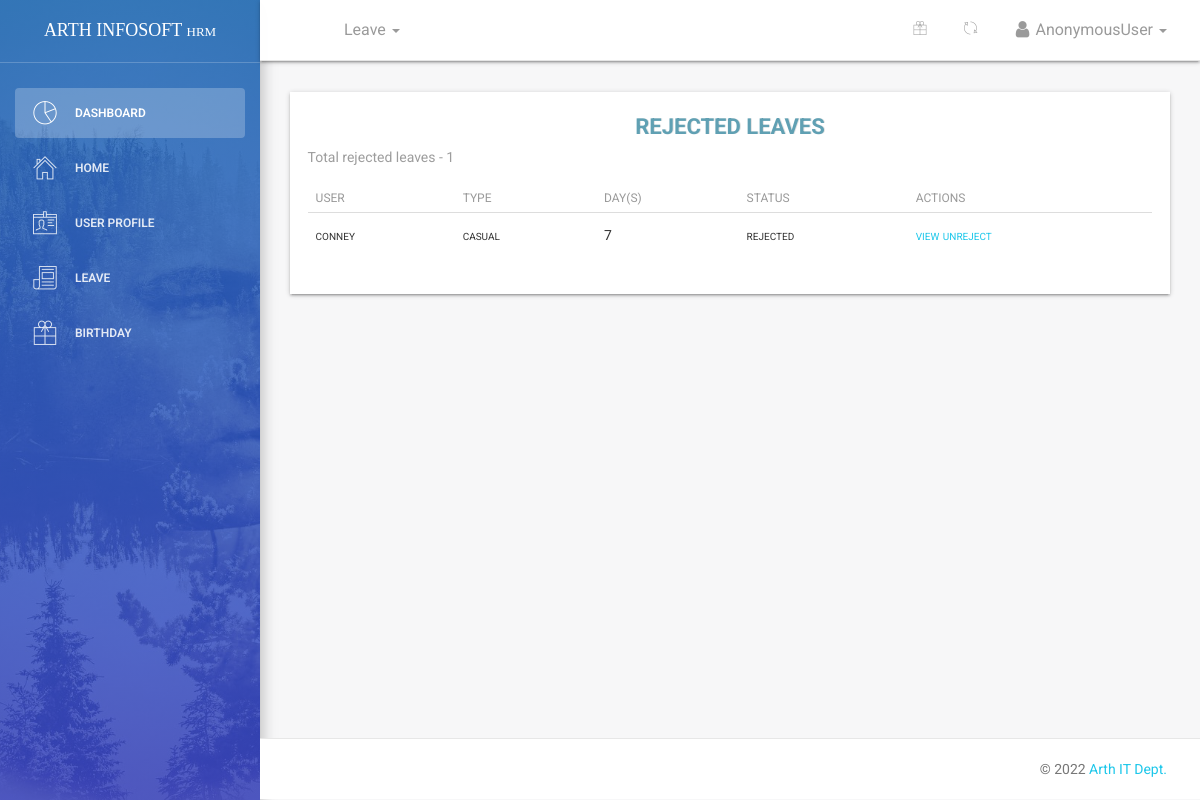
Page /dashboard/leaves/rejected/all/ on the committed database.
### leave/models.py (models this page shows, shortened)
class Leave(models.Model):
	user = models.ForeignKey(User,on_delete=models.CASCADE,default=1)
	startdate = models.DateField(verbose_name=('Start Date'),help_text='leave start date is on ..',null=True,blank=False)
	enddate = models.DateField(verbose_name=('End Date'),help_text='coming back on ...',null=True,blank=False)
	leavetype = models.CharField(choices=LEAVE_TYPE,max_length=25,default=SICK,null=True,blank=False)
	reason = models.CharField(verbose_name=('Reason for Leave'),max_length=255,help_text='add additional information for leave',null=True,blank=True)
	defaultdays = models.PositiveIntegerField(verbose_name=('Leave days per year counter'),default=DAYS,null=True,blank=True)
	status = models.CharField(max_length=12,default='pending') #pending,approved,rejected,cancelled
	is_approved = models.BooleanField(default=False) #hide
	updated = models.DateTimeField(auto_now=True, auto_now_add=False)
	created = models.DateTimeField(auto_now=False, auto_now_add=True)
	objects = LeaveManager()
	class Meta:
		verbose_name = ('Leave')
		verbose_name_plural = ('Leaves')
		ordering = ['-created'] #recent objects
	@property
	def leave_days(self):
		days_count = ''
		startdate = self.startdate
		enddate = self.enddate
		if startdate > enddate:
			return
		dates = (enddate - startdate)
		return dates.days
	@property
	def is_rejected(self):
		return self.status == 'rejected'

### dashboard/views.py (the view)
# urls.py: path('leaves/rejected/all/',views.leave_rejected_list,name='leavesrejected'),
def leave_rejected_list(request):
	dataset = dict()
	leave = Leave.objects.all_rejected_leaves()
	dataset['leave_list_rejected'] = leave
	return render(request,'dashboard/rejected_leaves_list.html',dataset)

### leave/manager.py (called while the page is built)
	def all_rejected_leaves(self):
		return super().get_queryset().filter(status = 'rejected').order_by('-created')

### templates/dashboard/rejected_leaves_list.html (shortened to what this page needs)
{% extends '_layout.html' %}
 {% block navheader %}
 	{% include 'includes/navheader_employee_app.html' %}
 {% endblock %}
 {% block content %}
        <section class="content">
            <section class="container-fluid">
            	   <section class="row">
                        <section class="col col-sm-8 offset-sm-2">
                        </section>
                    </section>
                	<div class="table-responsive table-shadow">
                		<div class="text-center table-description">
                			<h4 class="title-h3" style="color: #60a0b3 !important;
    						text-shadow: 1px 0px rgba(0,0,0,0.11)">REJECTED LEAVES</h4>
                		</div>
                		<section class="total-leaves-count">
                			{% if leave_list_rejected %}
                			<p>Total rejected leaves - <span>{{ leave_list_rejected.count }}</span></p>
                			{% endif %}
                		</section>
                		<table class="table">
							  <thead>
							    <tr>
							      <th scope="col">User</th>
							      <th scope="col">Type</th>
							      <th scope="col">Day(s)</th>
							      <th scope="col">Status</th>
							      <th scope="col">Actions</th>
							    </tr>
							  </thead>
							  <tbody>
							  	{% for leave in leave_list_rejected %}
							    <tr>
							      <td>{{ leave.user }}</td>
							      <td>{{ leave.leavetype}}</td>
							      <td>{{ leave.leave_days }}</td>
							      <td>{{ leave.status }}</td>
							      <td>
							      	<a href="{% url 'dashboard:userleaveview' leave.id %}">
							      	    <span>view</span>
							      	</a>
							      	{% if leave.is_rejected %}
							      		<a href="{% url 'dashboard:unreject' leave.id %}">unreject</a>
							      	{% endif %}
							      </td>
							    </tr>
							    {% endfor %}
							  </tbody>
						</table>
					</div>
            </section>
        </section>
 {% endblock %}

### rows in the picture
Leave: user "conney", leavetype "casual", leave_days "7", status "rejected", shows "unreject"

### other values in the picture
{{ request.user }} "AnonymousUser"
{{ leave_list_rejected.count }} "1"
